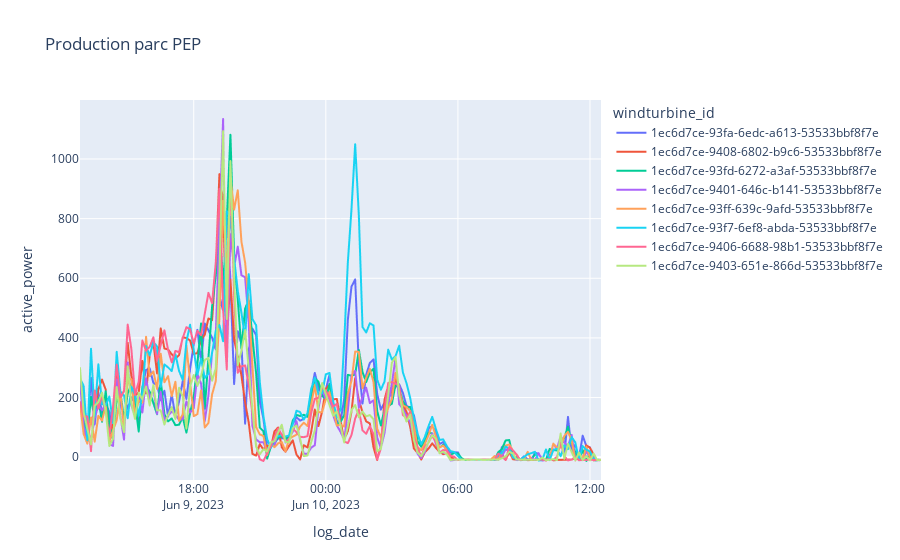
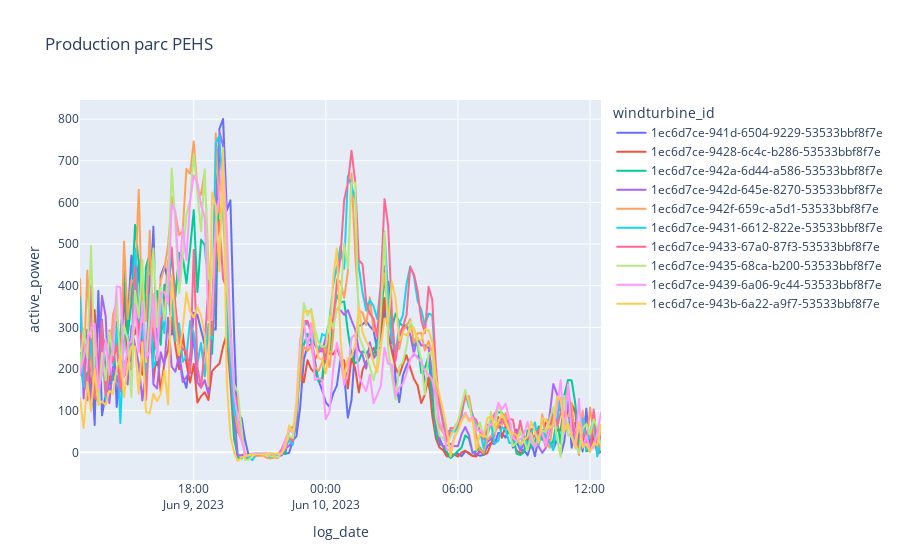
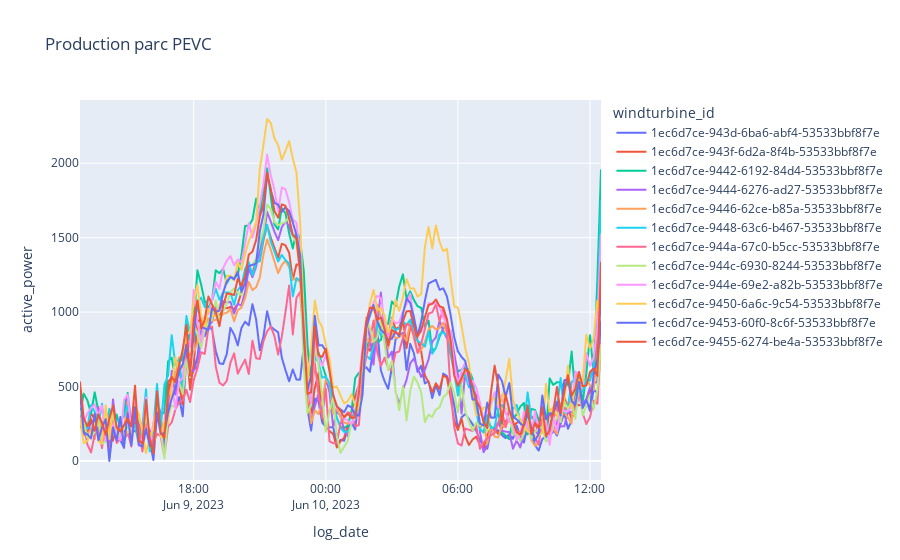
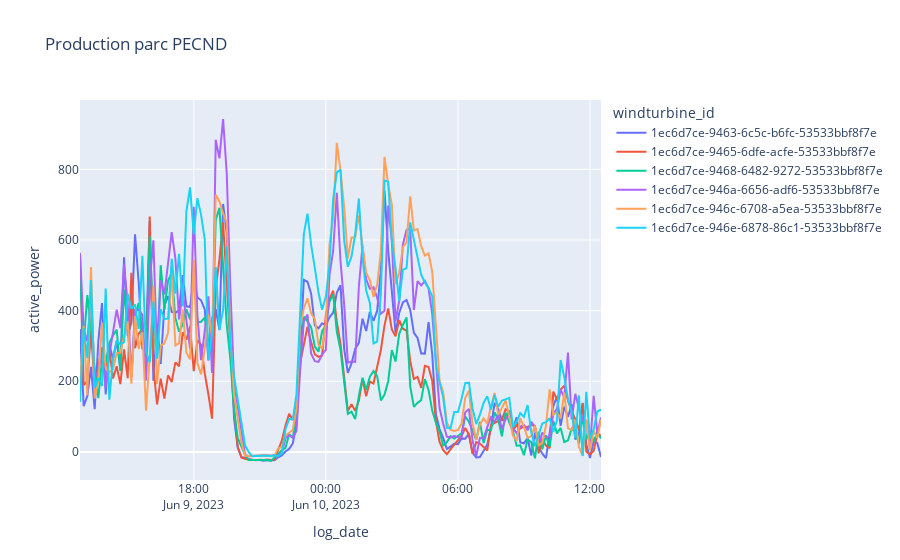

The notebook cell these images were saved under, in order:
### Code cell
import plotly.express as px

for wfId in dfFinal['wfId'].unique():    
    wfCode = dfFinal[dfFinal['wfId'] == wfId]['wfCode'].unique()[0]
    fig = px.line(dfFinal[dfFinal['wfId'] == wfId], x="log_date", y="active_power", color='windturbine_id', title="Production parc {}".format(wfCode),
                  labels={'x': 'Production kW', 'y': 'Date'})
    fig.show()

### Figure 1 — Plotly figure (JSON) as saved in the notebook; plotly's stock layout.template omitted (floating-point values rounded to 4 significant figures; data arrays with more than 128 entries replaced by an {"elided": "..."} marker saying what was removed)
{"data": [{"hovertemplate": "windturbine_id=1ec6d7ce-93fa-6edc-a613-53533bbf8f7e<br>log_date=%{x}<br>active_power=%{y}<extra></extra>", "legendgroup": "1ec6d7ce-93fa-6edc-a613-53533bbf8f7e", "line": {"color": "#636efa", "dash": "solid"}, "marker": {"symbol": "circle"}, "mode": "lines", "name": "1ec6d7ce-93fa-6edc-a613-53533bbf8f7e", "showlegend": true, "type": "scattergl", "x": {"elided": "143 str values"}, "xaxis": "x", "y": {"elided": "143 float values"}, "yaxis": "y"}, {"hovertemplate": "windturbine_id=1ec6d7ce-9408-6802-b9c6-53533bbf8f7e<br>log_date=%{x}<br>active_power=%{y}<extra></extra>", "legendgroup": "1ec6d7ce-9408-6802-b9c6-53533bbf8f7e", "line": {"color": "#EF553B", "dash": "solid"}, "marker": {"symbol": "circle"}, "mode": "lines", "name": "1ec6d7ce-9408-6802-b9c6-53533bbf8f7e", "showlegend": true, "type": "scattergl", "x": {"elided": "143 str values"}, "xaxis": "x", "y": {"elided": "143 float values"}, "yaxis": "y"}, {"hovertemplate": "windturbine_id=1ec6d7ce-93fd-6272-a3af-53533bbf8f7e<br>log_date=%{x}<br>active_power=%{y}<extra></extra>", "legendgroup": "1ec6d7ce-93fd-6272-a3af-53533bbf8f7e", "line": {"color": "#00cc96", "dash": "solid"}, "marker": {"symbol": "circle"}, "mode": "lines", "name": "1ec6d7ce-93fd-6272-a3af-53533bbf8f7e", "showlegend": true, "type": "scattergl", "x": {"elided": "143 str values"}, "xaxis": "x", "y": {"elided": "143 float values"}, "yaxis": "y"}, {"hovertemplate": "windturbine_id=1ec6d7ce-9401-646c-b141-53533bbf8f7e<br>log_date=%{x}<br>active_power=%{y}<extra></extra>", "legendgroup": "1ec6d7ce-9401-646c-b141-53533bbf8f7e", "line": {"color": "#ab63fa", "dash": "solid"}, "marker": {"symbol": "circle"}, "mode": "lines", "name": "1ec6d7ce-9401-646c-b141-53533bbf8f7e", "showlegend": true, "type": "scattergl", "x": {"elided": "143 str values"}, "xaxis": "x", "y": {"elided": "143 float values"}, "yaxis": "y"}, {"hovertemplate": "windturbine_id=1ec6d7ce-93ff-639c-9afd-53533bbf8f7e<br>log_date=%{x}<br>active_power=%{y}<extra></extra>", "legendgroup": "1ec6d7ce-93ff-639c-9afd-53533bbf8f7e", "line": {"color": "#FFA15A", "dash": "solid"}, "marker": {"symbol": "circle"}, "mode": "lines", "name": "1ec6d7ce-93ff-639c-9afd-53533bbf8f7e", "showlegend": true, "type": "scattergl", "x": {"elided": "143 str values"}, "xaxis": "x", "y": {"elided": "143 float values"}, "yaxis": "y"}, {"hovertemplate": "windturbine_id=1ec6d7ce-93f7-6ef8-abda-53533bbf8f7e<br>log_date=%{x}<br>active_power=%{y}<extra></extra>", "legendgroup": "1ec6d7ce-93f7-6ef8-abda-53533bbf8f7e", "line": {"color": "#19d3f3", "dash": "solid"}, "marker": {"symbol": "circle"}, "mode": "lines", "name": "1ec6d7ce-93f7-6ef8-abda-53533bbf8f7e", "showlegend": true, "type": "scattergl", "x": {"elided": "143 str values"}, "xaxis": "x", "y": {"elided": "143 float values"}, "yaxis": "y"}, {"hovertemplate": "windturbine_id=1ec6d7ce-9406-6688-98b1-53533bbf8f7e<br>log_date=%{x}<br>active_power=%{y}<extra></extra>", "legendgroup": "1ec6d7ce-9406-6688-98b1-53533bbf8f7e", "line": {"color": "#FF6692", "dash": "solid"}, "marker": {"symbol": "circle"}, "mode": "lines", "name": "1ec6d7ce-9406-6688-98b1-53533bbf8f7e", "showlegend": true, "type": "scattergl", "x": {"elided": "143 str values"}, "xaxis": "x", "y": {"elided": "143 float values"}, "yaxis": "y"}, {"hovertemplate": "windturbine_id=1ec6d7ce-9403-651e-866d-53533bbf8f7e<br>log_date=%{x}<br>active_power=%{y}<extra></extra>", "legendgroup": "1ec6d7ce-9403-651e-866d-53533bbf8f7e", "line": {"color": "#B6E880", "dash": "solid"}, "marker": {"symbol": "circle"}, "mode": "lines", "name": "1ec6d7ce-9403-651e-866d-53533bbf8f7e", "showlegend": true, "type": "scattergl", "x": {"elided": "143 str values"}, "xaxis": "x", "y": {"elided": "143 float values"}, "yaxis": "y"}], "layout": {"legend": {"title": {"text": "windturbine_id"}, "tracegroupgap": 0}, "title": {"text": "Production parc PEP"}, "xaxis": {"anchor": "y", "domain": [0, 1], "title": {"text": "log_date"}}, "yaxis": {"anchor": "x", "domain": [0, 1], "title": {"text": "active_power"}}}}

### Figure 2 — Plotly figure (JSON) as saved in the notebook; plotly's stock layout.template omitted (floating-point values rounded to 4 significant figures; data arrays with more than 128 entries replaced by an {"elided": "..."} marker saying what was removed)
{"data": [{"hovertemplate": "windturbine_id=1ec6d7ce-941d-6504-9229-53533bbf8f7e<br>log_date=%{x}<br>active_power=%{y}<extra></extra>", "legendgroup": "1ec6d7ce-941d-6504-9229-53533bbf8f7e", "line": {"color": "#636efa", "dash": "solid"}, "marker": {"symbol": "circle"}, "mode": "lines", "name": "1ec6d7ce-941d-6504-9229-53533bbf8f7e", "showlegend": true, "type": "scattergl", "x": {"elided": "143 str values"}, "xaxis": "x", "y": {"elided": "143 float values"}, "yaxis": "y"}, {"hovertemplate": "windturbine_id=1ec6d7ce-9428-6c4c-b286-53533bbf8f7e<br>log_date=%{x}<br>active_power=%{y}<extra></extra>", "legendgroup": "1ec6d7ce-9428-6c4c-b286-53533bbf8f7e", "line": {"color": "#EF553B", "dash": "solid"}, "marker": {"symbol": "circle"}, "mode": "lines", "name": "1ec6d7ce-9428-6c4c-b286-53533bbf8f7e", "showlegend": true, "type": "scattergl", "x": {"elided": "143 str values"}, "xaxis": "x", "y": {"elided": "143 float values"}, "yaxis": "y"}, {"hovertemplate": "windturbine_id=1ec6d7ce-942a-6d44-a586-53533bbf8f7e<br>log_date=%{x}<br>active_power=%{y}<extra></extra>", "legendgroup": "1ec6d7ce-942a-6d44-a586-53533bbf8f7e", "line": {"color": "#00cc96", "dash": "solid"}, "marker": {"symbol": "circle"}, "mode": "lines", "name": "1ec6d7ce-942a-6d44-a586-53533bbf8f7e", "showlegend": true, "type": "scattergl", "x": {"elided": "143 str values"}, "xaxis": "x", "y": {"elided": "143 float values"}, "yaxis": "y"}, {"hovertemplate": "windturbine_id=1ec6d7ce-942d-645e-8270-53533bbf8f7e<br>log_date=%{x}<br>active_power=%{y}<extra></extra>", "legendgroup": "1ec6d7ce-942d-645e-8270-53533bbf8f7e", "line": {"color": "#ab63fa", "dash": "solid"}, "marker": {"symbol": "circle"}, "mode": "lines", "name": "1ec6d7ce-942d-645e-8270-53533bbf8f7e", "showlegend": true, "type": "scattergl", "x": {"elided": "143 str values"}, "xaxis": "x", "y": {"elided": "143 float values"}, "yaxis": "y"}, {"hovertemplate": "windturbine_id=1ec6d7ce-942f-659c-a5d1-53533bbf8f7e<br>log_date=%{x}<br>active_power=%{y}<extra></extra>", "legendgroup": "1ec6d7ce-942f-659c-a5d1-53533bbf8f7e", "line": {"color": "#FFA15A", "dash": "solid"}, "marker": {"symbol": "circle"}, "mode": "lines", "name": "1ec6d7ce-942f-659c-a5d1-53533bbf8f7e", "showlegend": true, "type": "scattergl", "x": {"elided": "143 str values"}, "xaxis": "x", "y": {"elided": "143 float values"}, "yaxis": "y"}, {"hovertemplate": "windturbine_id=1ec6d7ce-9431-6612-822e-53533bbf8f7e<br>log_date=%{x}<br>active_power=%{y}<extra></extra>", "legendgroup": "1ec6d7ce-9431-6612-822e-53533bbf8f7e", "line": {"color": "#19d3f3", "dash": "solid"}, "marker": {"symbol": "circle"}, "mode": "lines", "name": "1ec6d7ce-9431-6612-822e-53533bbf8f7e", "showlegend": true, "type": "scattergl", "x": {"elided": "143 str values"}, "xaxis": "x", "y": {"elided": "143 float values"}, "yaxis": "y"}, {"hovertemplate": "windturbine_id=1ec6d7ce-9433-67a0-87f3-53533bbf8f7e<br>log_date=%{x}<br>active_power=%{y}<extra></extra>", "legendgroup": "1ec6d7ce-9433-67a0-87f3-53533bbf8f7e", "line": {"color": "#FF6692", "dash": "solid"}, "marker": {"symbol": "circle"}, "mode": "lines", "name": "1ec6d7ce-9433-67a0-87f3-53533bbf8f7e", "showlegend": true, "type": "scattergl", "x": {"elided": "143 str values"}, "xaxis": "x", "y": {"elided": "143 float values"}, "yaxis": "y"}, {"hovertemplate": "windturbine_id=1ec6d7ce-9435-68ca-b200-53533bbf8f7e<br>log_date=%{x}<br>active_power=%{y}<extra></extra>", "legendgroup": "1ec6d7ce-9435-68ca-b200-53533bbf8f7e", "line": {"color": "#B6E880", "dash": "solid"}, "marker": {"symbol": "circle"}, "mode": "lines", "name": "1ec6d7ce-9435-68ca-b200-53533bbf8f7e", "showlegend": true, "type": "scattergl", "x": {"elided": "143 str values"}, "xaxis": "x", "y": {"elided": "143 float values"}, "yaxis": "y"}, {"hovertemplate": "windturbine_id=1ec6d7ce-9439-6a06-9c44-53533bbf8f7e<br>log_date=%{x}<br>active_power=%{y}<extra></extra>", "legendgroup": "1ec6d7ce-9439-6a06-9c44-53533bbf8f7e", "line": {"color": "#FF97FF", "dash": "solid"}, "marker": {"symbol": "circle"}, "mode": "lines", "name": "1ec6d7ce-9439-6a06-9c44-53533bbf8f7e", "showlegend": true, "type": "scattergl", "x": {"elided": "143 str values"}, "xaxis": "x", "y": {"elided": "143 float values"}, "yaxis": "y"}, {"hovertemplate": "windturbine_id=1ec6d7ce-943b-6a22-a9f7-53533bbf8f7e<br>log_date=%{x}<br>active_power=%{y}<extra></extra>", "legendgroup": "1ec6d7ce-943b-6a22-a9f7-53533bbf8f7e", "line": {"color": "#FECB52", "dash": "solid"}, "marker": {"symbol": "circle"}, "mode": "lines", "name": "1ec6d7ce-943b-6a22-a9f7-53533bbf8f7e", "showlegend": true, "type": "scattergl", "x": {"elided": "143 str values"}, "xaxis": "x", "y": {"elided": "143 float values"}, "yaxis": "y"}], "layout": {"legend": {"title": {"text": "windturbine_id"}, "tracegroupgap": 0}, "title": {"text": "Production parc PEHS"}, "xaxis": {"anchor": "y", "domain": [0, 1], "title": {"text": "log_date"}}, "yaxis": {"anchor": "x", "domain": [0, 1], "title": {"text": "active_power"}}}}

### Figure 3 — Plotly figure (JSON) as saved in the notebook; plotly's stock layout.template omitted (floating-point values rounded to 4 significant figures; data arrays with more than 128 entries replaced by an {"elided": "..."} marker saying what was removed)
{"data": [{"hovertemplate": "windturbine_id=1ec6d7ce-943d-6ba6-abf4-53533bbf8f7e<br>log_date=%{x}<br>active_power=%{y}<extra></extra>", "legendgroup": "1ec6d7ce-943d-6ba6-abf4-53533bbf8f7e", "line": {"color": "#636efa", "dash": "solid"}, "marker": {"symbol": "circle"}, "mode": "lines", "name": "1ec6d7ce-943d-6ba6-abf4-53533bbf8f7e", "showlegend": true, "type": "scattergl", "x": {"elided": "143 str values"}, "xaxis": "x", "y": {"elided": "143 float values"}, "yaxis": "y"}, {"hovertemplate": "windturbine_id=1ec6d7ce-943f-6d2a-8f4b-53533bbf8f7e<br>log_date=%{x}<br>active_power=%{y}<extra></extra>", "legendgroup": "1ec6d7ce-943f-6d2a-8f4b-53533bbf8f7e", "line": {"color": "#EF553B", "dash": "solid"}, "marker": {"symbol": "circle"}, "mode": "lines", "name": "1ec6d7ce-943f-6d2a-8f4b-53533bbf8f7e", "showlegend": true, "type": "scattergl", "x": {"elided": "143 str values"}, "xaxis": "x", "y": {"elided": "143 float values"}, "yaxis": "y"}, {"hovertemplate": "windturbine_id=1ec6d7ce-9442-6192-84d4-53533bbf8f7e<br>log_date=%{x}<br>active_power=%{y}<extra></extra>", "legendgroup": "1ec6d7ce-9442-6192-84d4-53533bbf8f7e", "line": {"color": "#00cc96", "dash": "solid"}, "marker": {"symbol": "circle"}, "mode": "lines", "name": "1ec6d7ce-9442-6192-84d4-53533bbf8f7e", "showlegend": true, "type": "scattergl", "x": {"elided": "143 str values"}, "xaxis": "x", "y": {"elided": "143 float values"}, "yaxis": "y"}, {"hovertemplate": "windturbine_id=1ec6d7ce-9444-6276-ad27-53533bbf8f7e<br>log_date=%{x}<br>active_power=%{y}<extra></extra>", "legendgroup": "1ec6d7ce-9444-6276-ad27-53533bbf8f7e", "line": {"color": "#ab63fa", "dash": "solid"}, "marker": {"symbol": "circle"}, "mode": "lines", "name": "1ec6d7ce-9444-6276-ad27-53533bbf8f7e", "showlegend": true, "type": "scattergl", "x": {"elided": "143 str values"}, "xaxis": "x", "y": {"elided": "143 float values"}, "yaxis": "y"}, {"hovertemplate": "windturbine_id=1ec6d7ce-9446-62ce-b85a-53533bbf8f7e<br>log_date=%{x}<br>active_power=%{y}<extra></extra>", "legendgroup": "1ec6d7ce-9446-62ce-b85a-53533bbf8f7e", "line": {"color": "#FFA15A", "dash": "solid"}, "marker": {"symbol": "circle"}, "mode": "lines", "name": "1ec6d7ce-9446-62ce-b85a-53533bbf8f7e", "showlegend": true, "type": "scattergl", "x": {"elided": "143 str values"}, "xaxis": "x", "y": {"elided": "143 float values"}, "yaxis": "y"}, {"hovertemplate": "windturbine_id=1ec6d7ce-9448-63c6-b467-53533bbf8f7e<br>log_date=%{x}<br>active_power=%{y}<extra></extra>", "legendgroup": "1ec6d7ce-9448-63c6-b467-53533bbf8f7e", "line": {"color": "#19d3f3", "dash": "solid"}, "marker": {"symbol": "circle"}, "mode": "lines", "name": "1ec6d7ce-9448-63c6-b467-53533bbf8f7e", "showlegend": true, "type": "scattergl", "x": {"elided": "143 str values"}, "xaxis": "x", "y": {"elided": "143 float values"}, "yaxis": "y"}, {"hovertemplate": "windturbine_id=1ec6d7ce-944a-67c0-b5cc-53533bbf8f7e<br>log_date=%{x}<br>active_power=%{y}<extra></extra>", "legendgroup": "1ec6d7ce-944a-67c0-b5cc-53533bbf8f7e", "line": {"color": "#FF6692", "dash": "solid"}, "marker": {"symbol": "circle"}, "mode": "lines", "name": "1ec6d7ce-944a-67c0-b5cc-53533bbf8f7e", "showlegend": true, "type": "scattergl", "x": {"elided": "143 str values"}, "xaxis": "x", "y": {"elided": "143 float values"}, "yaxis": "y"}, {"hovertemplate": "windturbine_id=1ec6d7ce-944c-6930-8244-53533bbf8f7e<br>log_date=%{x}<br>active_power=%{y}<extra></extra>", "legendgroup": "1ec6d7ce-944c-6930-8244-53533bbf8f7e", "line": {"color": "#B6E880", "dash": "solid"}, "marker": {"symbol": "circle"}, "mode": "lines", "name": "1ec6d7ce-944c-6930-8244-53533bbf8f7e", "showlegend": true, "type": "scattergl", "x": {"elided": "143 str values"}, "xaxis": "x", "y": {"elided": "143 float values"}, "yaxis": "y"}, {"hovertemplate": "windturbine_id=1ec6d7ce-944e-69e2-a82b-53533bbf8f7e<br>log_date=%{x}<br>active_power=%{y}<extra></extra>", "legendgroup": "1ec6d7ce-944e-69e2-a82b-53533bbf8f7e", "line": {"color": "#FF97FF", "dash": "solid"}, "marker": {"symbol": "circle"}, "mode": "lines", "name": "1ec6d7ce-944e-69e2-a82b-53533bbf8f7e", "showlegend": true, "type": "scattergl", "x": {"elided": "143 str values"}, "xaxis": "x", "y": {"elided": "143 float values"}, "yaxis": "y"}, {"hovertemplate": "windturbine_id=1ec6d7ce-9450-6a6c-9c54-53533bbf8f7e<br>log_date=%{x}<br>active_power=%{y}<extra></extra>", "legendgroup": "1ec6d7ce-9450-6a6c-9c54-53533bbf8f7e", "line": {"color": "#FECB52", "dash": "solid"}, "marker": {"symbol": "circle"}, "mode": "lines", "name": "1ec6d7ce-9450-6a6c-9c54-53533bbf8f7e", "showlegend": true, "type": "scattergl", "x": {"elided": "143 str values"}, "xaxis": "x", "y": {"elided": "143 float values"}, "yaxis": "y"}, {"hovertemplate": "windturbine_id=1ec6d7ce-9453-60f0-8c6f-53533bbf8f7e<br>log_date=%{x}<br>active_power=%{y}<extra></extra>", "legendgroup": "1ec6d7ce-9453-60f0-8c6f-53533bbf8f7e", "line": {"color": "#636efa", "dash": "solid"}, "marker": {"symbol": "circle"}, "mode": "lines", "name": "1ec6d7ce-9453-60f0-8c6f-53533bbf8f7e", "showlegend": true, "type": "scattergl", "x": {"elided": "143 str values"}, "xaxis": "x", "y": {"elided": "143 float values"}, "yaxis": "y"}, {"hovertemplate": "windturbine_id=1ec6d7ce-9455-6274-be4a-53533bbf8f7e<br>log_date=%{x}<br>active_power=%{y}<extra></extra>", "legendgroup": "1ec6d7ce-9455-6274-be4a-53533bbf8f7e", "line": {"color": "#EF553B", "dash": "solid"}, "marker": {"symbol": "circle"}, "mode": "lines", "name": "1ec6d7ce-9455-6274-be4a-53533bbf8f7e", "showlegend": true, "type": "scattergl", "x": {"elided": "143 str values"}, "xaxis": "x", "y": {"elided": "143 float values"}, "yaxis": "y"}], "layout": {"legend": {"title": {"text": "windturbine_id"}, "tracegroupgap": 0}, "title": {"text": "Production parc PEVC"}, "xaxis": {"anchor": "y", "domain": [0, 1], "title": {"text": "log_date"}}, "yaxis": {"anchor": "x", "domain": [0, 1], "title": {"text": "active_power"}}}}

### Figure 4 — Plotly figure (JSON) as saved in the notebook; plotly's stock layout.template omitted (floating-point values rounded to 4 significant figures; data arrays with more than 128 entries replaced by an {"elided": "..."} marker saying what was removed)
{"data": [{"hovertemplate": "windturbine_id=1ec6d7ce-9463-6c5c-b6fc-53533bbf8f7e<br>log_date=%{x}<br>active_power=%{y}<extra></extra>", "legendgroup": "1ec6d7ce-9463-6c5c-b6fc-53533bbf8f7e", "line": {"color": "#636efa", "dash": "solid"}, "marker": {"symbol": "circle"}, "mode": "lines", "name": "1ec6d7ce-9463-6c5c-b6fc-53533bbf8f7e", "orientation": "v", "showlegend": true, "type": "scatter", "x": {"elided": "143 str values"}, "xaxis": "x", "y": {"elided": "143 float values"}, "yaxis": "y"}, {"hovertemplate": "windturbine_id=1ec6d7ce-9465-6dfe-acfe-53533bbf8f7e<br>log_date=%{x}<br>active_power=%{y}<extra></extra>", "legendgroup": "1ec6d7ce-9465-6dfe-acfe-53533bbf8f7e", "line": {"color": "#EF553B", "dash": "solid"}, "marker": {"symbol": "circle"}, "mode": "lines", "name": "1ec6d7ce-9465-6dfe-acfe-53533bbf8f7e", "orientation": "v", "showlegend": true, "type": "scatter", "x": {"elided": "143 str values"}, "xaxis": "x", "y": {"elided": "143 float values"}, "yaxis": "y"}, {"hovertemplate": "windturbine_id=1ec6d7ce-9468-6482-9272-53533bbf8f7e<br>log_date=%{x}<br>active_power=%{y}<extra></extra>", "legendgroup": "1ec6d7ce-9468-6482-9272-53533bbf8f7e", "line": {"color": "#00cc96", "dash": "solid"}, "marker": {"symbol": "circle"}, "mode": "lines", "name": "1ec6d7ce-9468-6482-9272-53533bbf8f7e", "orientation": "v", "showlegend": true, "type": "scatter", "x": {"elided": "143 str values"}, "xaxis": "x", "y": {"elided": "143 float values"}, "yaxis": "y"}, {"hovertemplate": "windturbine_id=1ec6d7ce-946a-6656-adf6-53533bbf8f7e<br>log_date=%{x}<br>active_power=%{y}<extra></extra>", "legendgroup": "1ec6d7ce-946a-6656-adf6-53533bbf8f7e", "line": {"color": "#ab63fa", "dash": "solid"}, "marker": {"symbol": "circle"}, "mode": "lines", "name": "1ec6d7ce-946a-6656-adf6-53533bbf8f7e", "orientation": "v", "showlegend": true, "type": "scatter", "x": {"elided": "143 str values"}, "xaxis": "x", "y": {"elided": "143 float values"}, "yaxis": "y"}, {"hovertemplate": "windturbine_id=1ec6d7ce-946c-6708-a5ea-53533bbf8f7e<br>log_date=%{x}<br>active_power=%{y}<extra></extra>", "legendgroup": "1ec6d7ce-946c-6708-a5ea-53533bbf8f7e", "line": {"color": "#FFA15A", "dash": "solid"}, "marker": {"symbol": "circle"}, "mode": "lines", "name": "1ec6d7ce-946c-6708-a5ea-53533bbf8f7e", "orientation": "v", "showlegend": true, "type": "scatter", "x": {"elided": "143 str values"}, "xaxis": "x", "y": {"elided": "143 float values"}, "yaxis": "y"}, {"hovertemplate": "windturbine_id=1ec6d7ce-946e-6878-86c1-53533bbf8f7e<br>log_date=%{x}<br>active_power=%{y}<extra></extra>", "legendgroup": "1ec6d7ce-946e-6878-86c1-53533bbf8f7e", "line": {"color": "#19d3f3", "dash": "solid"}, "marker": {"symbol": "circle"}, "mode": "lines", "name": "1ec6d7ce-946e-6878-86c1-53533bbf8f7e", "orientation": "v", "showlegend": true, "type": "scatter", "x": {"elided": "143 str values"}, "xaxis": "x", "y": {"elided": "143 float values"}, "yaxis": "y"}], "layout": {"legend": {"title": {"text": "windturbine_id"}, "tracegroupgap": 0}, "title": {"text": "Production parc PECND"}, "xaxis": {"anchor": "y", "domain": [0, 1], "title": {"text": "log_date"}}, "yaxis": {"anchor": "x", "domain": [0, 1], "title": {"text": "active_power"}}}}
